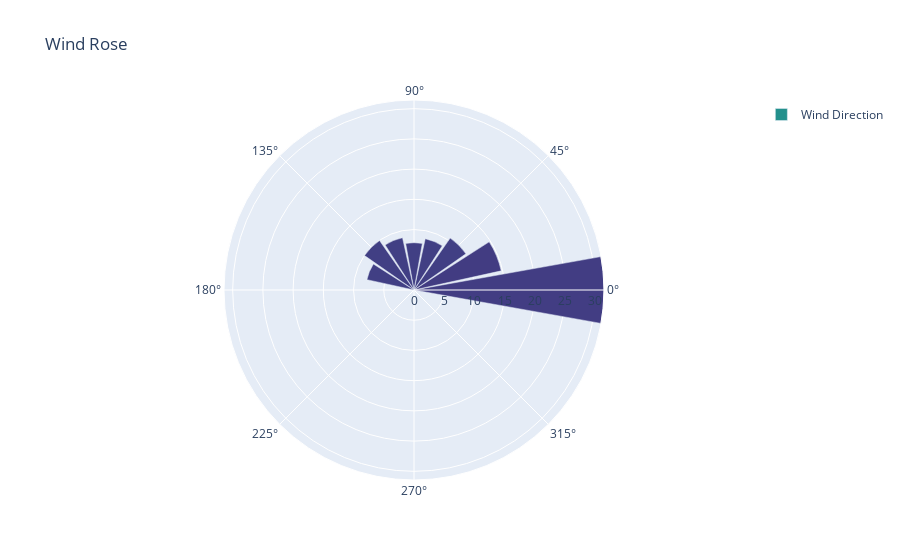

Notebook source saved alongside this figure:
### Code cell
# Calculate wind speed and direction
wind_speed = np.sqrt(avg_u**2 + avg_v**2)
wind_direction = np.arctan2(avg_v, avg_u) * 180 / np.pi

# Calculate wind direction sectors
sectors = np.arange(0, 360, 22.5)
sector_counts, sector_bins = np.histogram(wind_direction, bins=sectors)
# Calculate sector percentages
sector_percentages = sector_counts / sum(sector_counts) * 100


# Create a wind rose chart
fig = go.Figure(data=go.Barpolar(
    r=sector_percentages,
    theta=sectors,
    name='Wind Direction',
    marker=dict(
        color=wind_speed,
        colorscale='Viridis',
        showscale=False,
        cmin=min(wind_speed.values.flatten()),
        cmax=max(wind_speed.values.flatten()),
        colorbar=dict(
            title='Wind Speed'
        ),
    ),
))

# Update the layout
fig.update_layout(
    title='Wind Rose',
    polar=dict(
        radialaxis=dict(
            visible=True,
            range=[0, sector_percentages.max()]
        )),
    showlegend=True
)

# Show the figure
fig.show()

### Figure 1 — Plotly figure (JSON) as saved in the notebook; plotly's stock layout.template omitted (floating-point values rounded to 4 significant figures; data arrays with more than 128 entries replaced by an {"elided": "..."} marker saying what was removed)
{"data": [{"marker": {"cmax": 4.143, "cmin": 0.005879, "color": {"elided": "8928 float values"}, "colorbar": {"title": {"text": "Wind Speed"}}, "colorscale": [[0, "#440154"], [0.1111, "#482878"], [0.2222, "#3e4989"], [0.3333, "#31688e"], [0.4444, "#26828e"], [0.5556, "#1f9e89"], [0.6667, "#35b779"], [0.7778, "#6ece58"], [0.8889, "#b5de2b"], [1, "#fde725"]], "showscale": false}, "name": "Wind Direction", "r": [31.43, 14.77, 10.47, 8.686, 7.826, 8.858, 9.976, 7.977, 0, 0, 0, 0, 0, 0, 0], "theta": [0, 22.5, 45, 67.5, 90, 112.5, 135, 157.5, 180, 202.5, 225, 247.5, 270, 292.5, 315, 337.5], "type": "barpolar"}], "layout": {"polar": {"radialaxis": {"range": [0, 31.43], "visible": true}}, "showlegend": true, "title": {"text": "Wind Rose"}}}
